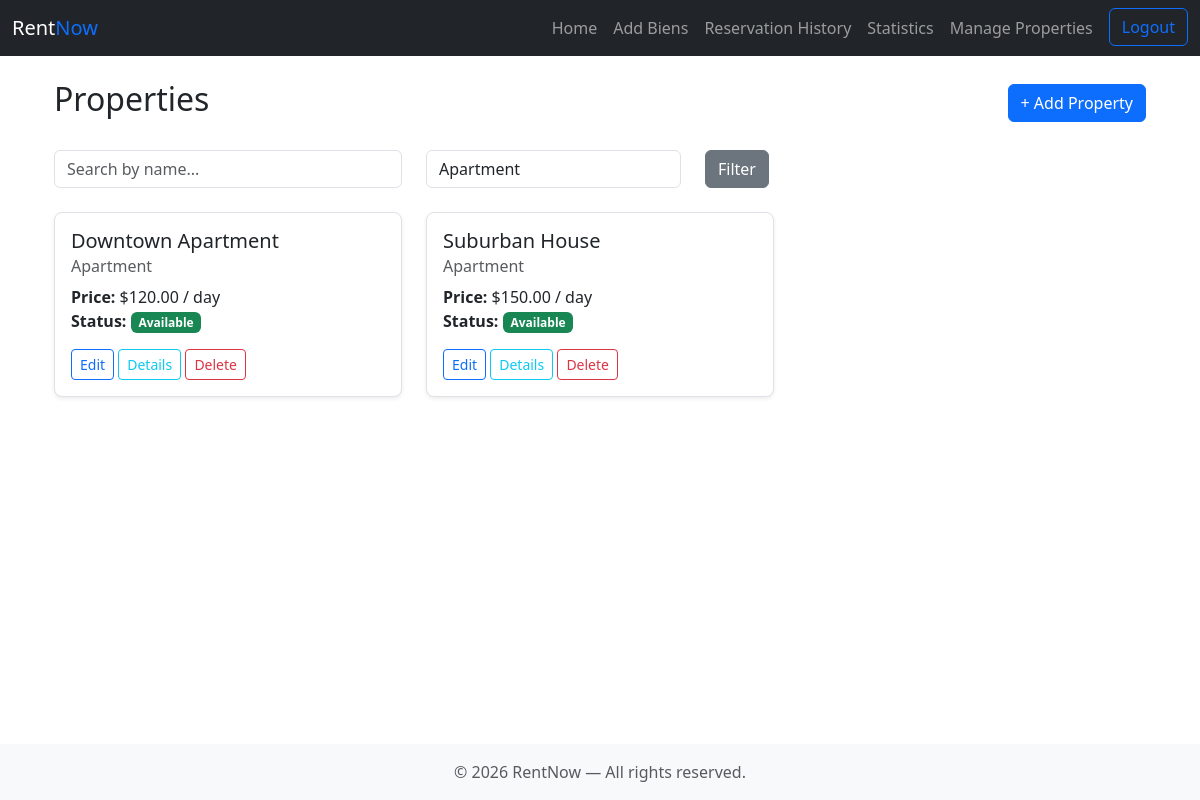
The page /biens/index.php?type=apartment (signed in) on the database its author committed.
### tables this page shows
CREATE TABLE `biens` (
  `id` int(11) NOT NULL,
  `type` varchar(255) NOT NULL,
  `name` varchar(255) NOT NULL,
  `price_per_day` decimal(10,2) NOT NULL,
  `status` varchar(255) NOT NULL DEFAULT 'available'
);

### biens/index.php (the view, shortened to what this page needs)
<?php
include "../partials/header.php";
$type_filter = $_GET['type'] ?? '';
$search_term = $_GET['search'] ?? '';
$sql = "SELECT * FROM biens WHERE 1=1";
$params = [];
if ($type_filter) {
    $sql .= " AND type = ?";
    $params[] = $type_filter;
}
$stmt = $pdo->prepare($sql);
$stmt->execute($params);
$biens = $stmt->fetchAll();
?>
<div class="container">
    <div class="d-flex justify-content-between align-items-center mb-4">
        <h2>Properties</h2>
        <a href="<?= BASE_URL ?>biens/create.php" class="btn btn-primary">+ Add Property</a>
    </div>
    <form method="get" class="mb-4">
        <div class="row">
            <div class="col-md-4">
                <input type="text" name="search" class="form-control" placeholder="Search by name..." value="<?= htmlspecialchars($search_term) ?>">
            </div>
            <div class="col-md-3">
                <select name="type" class="form-control">
                    <option value="apartment" <?= $type_filter === 'apartment' ? 'selected' : '' ?>>Apartment</option>
                </select>
            </div>
            <div class="col-md-2">
                <button type="submit" class="btn btn-secondary">Filter</button>
            </div>
        </div>
    </form>
    <div class="row">
        <?php foreach ($biens as $b): ?>
            <div class="col-md-4 mb-4">
                <div class="card">
                    <div class="card-body">
                        <h5 class="card-title"><?= htmlspecialchars($b['name']) ?></h5>
                        <h6 class="card-subtitle mb-2 text-muted"><?= ucfirst($b['type']) ?></h6>
                        <p class="card-text">
                            <strong>Price:</strong> $<?= htmlspecialchars($b['price_per_day']) ?> / day<br>
                            <strong>Status:</strong> <span class="badge bg-<?= $b['status'] === 'available' ? 'success' : 'warning' ?>"><?= ucfirst($b['status']) ?></span>
                        </p>
                        <a href="<?= BASE_URL ?>biens/edit.php?id=<?= $b['id'] ?>" class="btn btn-sm btn-outline-primary">Edit</a>
                        <a href="<?= BASE_URL ?>biens/details.php?id=<?= $b['id'] ?>" class="btn btn-sm btn-outline-info">Details</a>
                        <a href="<?= BASE_URL ?>biens/delete.php?id=<?= $b['id'] ?>" class="btn btn-sm btn-outline-danger" onclick="return confirm('Are you sure you want to delete this property?')">Delete</a>
                    </div>
                </div>
            </div>
        <?php endforeach; ?>
    </div>
</div>
<?php include "../partials/footer.php"; ?>

### assets/css/style.css (style rules this page uses)
body { display: flex; flex-direction: column; min-height: 100vh; }
.card { border: 1px solid #dee2e6; border-radius: 0.5rem; box-shadow: 0 0.125rem 0.25rem rgba(0, 0, 0, 0.075); }

### rows shown on the page
biens: name "Downtown Apartment", type "Apartment", price_per_day "120.00", status "Available"
biens: name "Suburban House", type "Apartment", price_per_day "150.00", status "Available"
